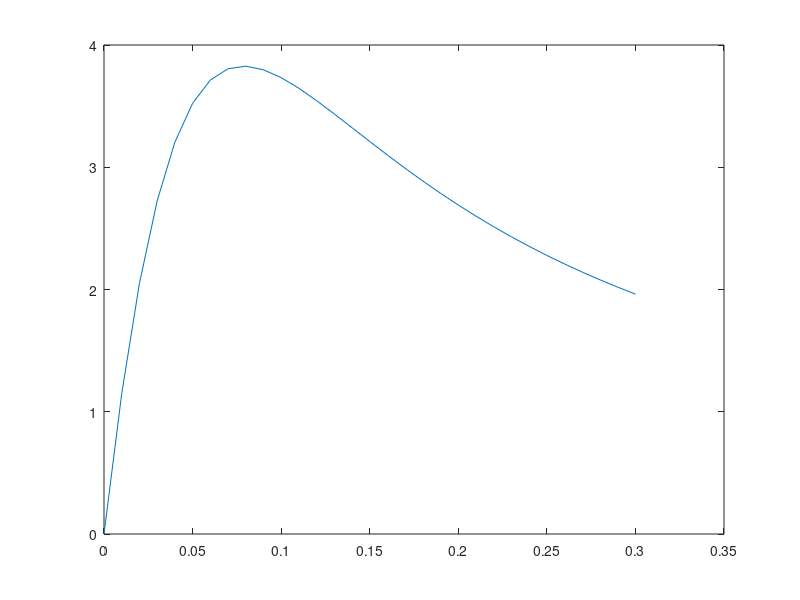

Reproduce this figure in MATLAB.
e0=0.885e-12; Q=9.4e-6; q=2.4e-5; R=0.1;
z=0:.01:.3;
F=Q*q*z.*(1-z./sqrt(z.^2+R^2))/(2*e0);
plot(z,F)
[Fmax indx] = max(F);
